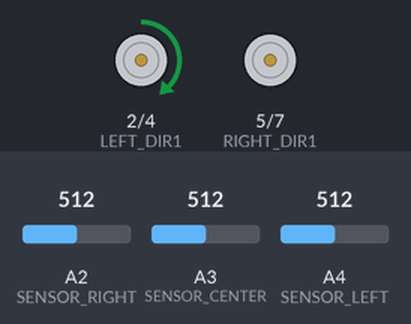
The sketch below on a simulated Arduino Uno, built with avr-gcc and run on an emulated ATmega328P. On the bench: motor-driver pin pairs drawn as motors (green arrow = first pin HIGH = forward, orange = second pin HIGH = backward, longer = more drive, scaled by the enable pin). The test bench sets the inputs (shaded band); at power-on: A2 (SENSOR_RIGHT) = 512, A4 (SENSOR_LEFT) = 512, A3 (SENSOR_CENTER) = 512.

Above: at 3.2 s.
3.3 s: A2 (SENSOR_RIGHT) set to 453
4.8 s: A2 (SENSOR_RIGHT) set to 434
At 5.6 s:
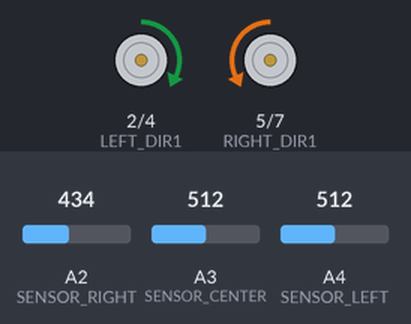
At 7.1 s:
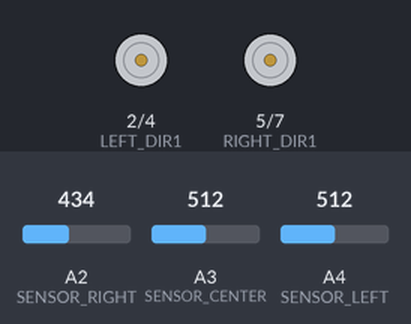
7.8 s: A4 (SENSOR_LEFT) set to 705
9.3 s: A4 (SENSOR_LEFT) set to 724
At 10.2 s:
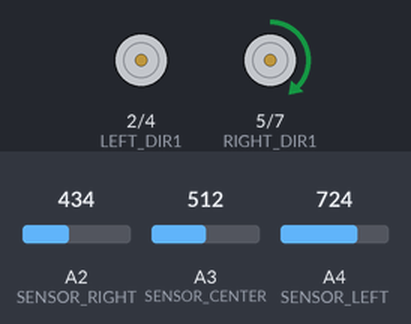
10.8 s: A3 (SENSOR_CENTER) set to 812
12.3 s: A3 (SENSOR_CENTER) set to 835
At 13.7 s:
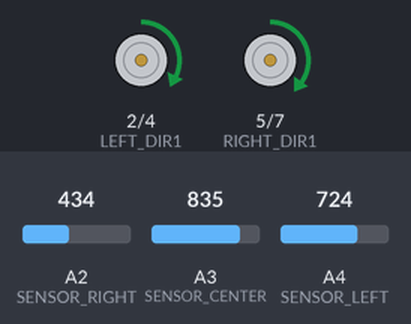
Timing chart, 0 to 14.8 s (numbered marks = the images above; inputs shaded):
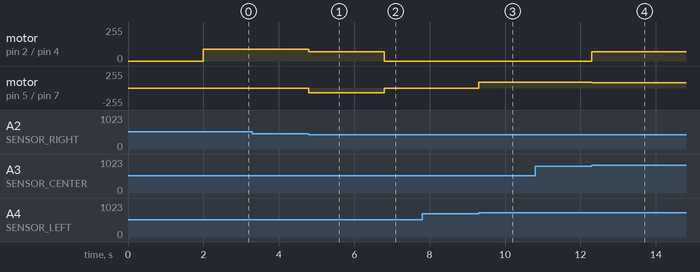

Measured:
- the behaviour switches between 446 and 445 on A2 (SENSOR_RIGHT) (found by bisection; images 0 and 1)
- the behaviour switches between 715 and 716 on A4 (SENSOR_LEFT) (found by bisection; images 2 and 3)
- the behaviour switches between 820 and 821 on A3 (SENSOR_CENTER) (found by bisection; images 3 and 4)
- after the input at 3.3 s, every drawn part: stays the same
- after the input at 4.8 s, motor on pin 2 (LEFT_DIR1) / pin 4 (LEFT_DIR2): forward 90/255 → forward 70/255 at once, → stopped 2.0 s later; motor on pin 5 (RIGHT_DIR1) / pin 7 (RIGHT_DIR2): stopped → backward 70/255 at once, → stopped 2.0 s later
- after the input at 7.8 s, every drawn part: stays the same
- after the input at 9.3 s, motor on pin 5 (RIGHT_DIR1) / pin 7 (RIGHT_DIR2): stopped → forward 90/255 at once
- after the input at 10.8 s, every drawn part: stays the same
- after the input at 12.3 s, motor on pin 2 (LEFT_DIR1) / pin 4 (LEFT_DIR2): stopped → forward 70/255 at once; motor on pin 5 (RIGHT_DIR1) / pin 7 (RIGHT_DIR2): forward 90/255 → forward 80/255 at once

The sketch:

EDVON_Final_v3.ino
```cpp
// ── Motor Pins ───────────────────────────────────────────────
#define LEFT_DIR1   2
#define LEFT_PWM    3
#define LEFT_DIR2   4
#define RIGHT_DIR1  5
#define RIGHT_PWM   6
#define RIGHT_DIR2  7

// ── IR Sensor Pins ───────────────────────────────────────────
#define SENSOR_LEFT    A4
#define SENSOR_CENTER  A3
#define SENSOR_RIGHT   A2

// ── Per-sensor thresholds (CALIBRATED — adjust if needed) ────
#define THRESHOLD_LEFT    715
#define THRESHOLD_CENTER  820
#define THRESHOLD_RIGHT   445

// ── Speed Settings ───────────────────────────────────────────
const uint8_t SPD_FWD    =  80;
const uint8_t SPD_FAST   =  90;
const uint8_t SPD_SLOW   =  40;
const uint8_t SPD_SEARCH =  70;

const uint32_t SEARCH_TIMEOUT = 2000;

int8_t   lastDir  = 0;
uint32_t lostTime = 0;
bool     lost     = false;

// ============================================================
//  SENSOR READING — per-sensor calibrated threshold
// ============================================================

bool seeBlack(uint8_t pin, int threshold) {
  return analogRead(pin) > threshold;
}

// ============================================================
//  MOTOR CONTROL
// ============================================================

void stopMotors() {
  digitalWrite(LEFT_DIR1,  LOW); analogWrite(LEFT_PWM,  0); digitalWrite(LEFT_DIR2,  LOW);
  digitalWrite(RIGHT_DIR1, LOW); analogWrite(RIGHT_PWM, 0); digitalWrite(RIGHT_DIR2, LOW);
}

void leftFwd(uint8_t spd)  { digitalWrite(LEFT_DIR1, HIGH); analogWrite(LEFT_PWM, spd);  digitalWrite(LEFT_DIR2, LOW);  }
void leftRev(uint8_t spd)  { digitalWrite(LEFT_DIR1, LOW);  analogWrite(LEFT_PWM, spd);  digitalWrite(LEFT_DIR2, HIGH); }
void leftOff()             { digitalWrite(LEFT_DIR1, LOW);  analogWrite(LEFT_PWM, 0);    digitalWrite(LEFT_DIR2, LOW);  }
void rightFwd(uint8_t spd) { digitalWrite(RIGHT_DIR1,HIGH); analogWrite(RIGHT_PWM, spd); digitalWrite(RIGHT_DIR2, LOW); }
void rightRev(uint8_t spd) { digitalWrite(RIGHT_DIR1,LOW);  analogWrite(RIGHT_PWM, spd); digitalWrite(RIGHT_DIR2,HIGH); }
void rightOff()            { digitalWrite(RIGHT_DIR1,LOW);  analogWrite(RIGHT_PWM, 0);   digitalWrite(RIGHT_DIR2,LOW);  }

// ============================================================
//  MOVEMENTS
// ============================================================

void goForward()  { leftFwd(SPD_FWD);  rightFwd(SPD_FWD);  }
void gentleLeft() { leftFwd(SPD_SLOW); rightFwd(SPD_FWD);  }
void gentleRight(){ leftFwd(SPD_FWD);  rightFwd(SPD_SLOW); }
void sharpLeft()  { leftOff();         rightFwd(SPD_FAST);  }
void sharpRight() { leftFwd(SPD_FAST); rightOff();          }
void searchLeft() { leftRev(SPD_SEARCH); rightFwd(SPD_SEARCH); }
void searchRight(){ leftFwd(SPD_SEARCH); rightRev(SPD_SEARCH); }

// ============================================================
//  LINE FOLLOW LOGIC
// ============================================================

void followLine() {
  bool L = seeBlack(SENSOR_LEFT,   THRESHOLD_LEFT);
  bool C = seeBlack(SENSOR_CENTER, THRESHOLD_CENTER);
  bool R = seeBlack(SENSOR_RIGHT,  THRESHOLD_RIGHT);

  // All on — crossing, go straight
  if (L && C && R)   { goForward();   lastDir= 0; lost=false; return; }

  // Centre only — on line, go straight
  if (C && !L && !R) { goForward();   lastDir= 0; lost=false; return; }

  // Centre + Left — correct left gently
  if (C && L && !R)  { gentleLeft();  lastDir=-1; lost=false; return; }

  // Centre + Right — correct right gently
  if (C && R && !L)  { gentleRight(); lastDir= 1; lost=false; return; }

  // Left only — sharp left corner
  if (L && !C && !R) { sharpLeft();   lastDir=-1; lost=false; return; }

  // Right only — sharp right corner
  if (R && !C && !L) { sharpRight();  lastDir= 1; lost=false; return; }

  // Left + Right no centre — straddle, go straight
  if (L && R && !C)  { goForward();   lost=false; return; }

  // Nothing — line lost, search
  if (!lost) { lostTime = millis(); lost = true; }
  if (millis() - lostTime > SEARCH_TIMEOUT) { stopMotors(); return; }
  if (lastDir <= 0) searchLeft(); else searchRight();
}

// ============================================================
//  SETUP & LOOP
// ============================================================

void setup() {
  pinMode(LEFT_DIR1,  OUTPUT);
  pinMode(LEFT_PWM,   OUTPUT);
  pinMode(LEFT_DIR2,  OUTPUT);
  pinMode(RIGHT_DIR1, OUTPUT);
  pinMode(RIGHT_PWM,  OUTPUT);
  pinMode(RIGHT_DIR2, OUTPUT);

  pinMode(SENSOR_LEFT,   INPUT);
  pinMode(SENSOR_CENTER, INPUT);
  pinMode(SENSOR_RIGHT,  INPUT);

  stopMotors();
  delay(2000);
}

void loop() {
  followLine();
}
```
